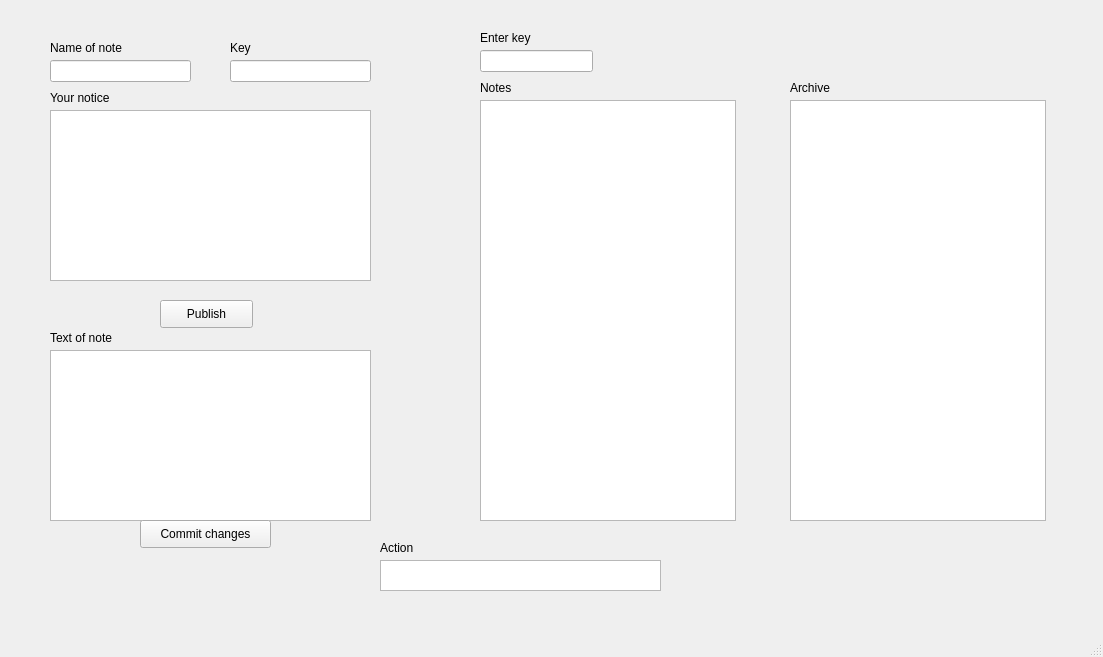
<?xml version="1.0" encoding="UTF-8"?>
<ui version="4.0">
 <class>MainWindow</class>
 <widget class="QMainWindow" name="MainWindow">
  <property name="geometry">
   <rect>
    <x>0</x>
    <y>0</y>
    <width>1103</width>
    <height>657</height>
   </rect>
  </property>
  <property name="windowTitle">
   <string>MainWindow</string>
  </property>
  <widget class="QWidget" name="centralwidget">
   <widget class="QTextEdit" name="EnterNotice">
    <property name="geometry">
     <rect>
      <x>50</x>
      <y>110</y>
      <width>321</width>
      <height>171</height>
     </rect>
    </property>
   </widget>
   <widget class="QLabel" name="YourNoticeLabel">
    <property name="geometry">
     <rect>
      <x>50</x>
      <y>90</y>
      <width>71</width>
      <height>16</height>
     </rect>
    </property>
    <property name="text">
     <string>Your notice</string>
    </property>
   </widget>
   <widget class="QPushButton" name="ButtonPublish">
    <property name="geometry">
     <rect>
      <x>160</x>
      <y>300</y>
      <width>93</width>
      <height>28</height>
     </rect>
    </property>
    <property name="text">
     <string>Publish</string>
    </property>
   </widget>
   <widget class="QLabel" name="NameOfMoteLabel">
    <property name="geometry">
     <rect>
      <x>50</x>
      <y>40</y>
      <width>101</width>
      <height>16</height>
     </rect>
    </property>
    <property name="text">
     <string>Name of note</string>
    </property>
   </widget>
   <widget class="QLabel" name="KeyLabel">
    <property name="geometry">
     <rect>
      <x>230</x>
      <y>40</y>
      <width>55</width>
      <height>16</height>
     </rect>
    </property>
    <property name="text">
     <string>Key</string>
    </property>
   </widget>
   <widget class="QLabel" name="NotesLabel">
    <property name="geometry">
     <rect>
      <x>480</x>
      <y>80</y>
      <width>55</width>
      <height>16</height>
     </rect>
    </property>
    <property name="text">
     <string>Notes</string>
    </property>
   </widget>
   <widget class="QListWidget" name="ListArchive">
    <property name="geometry">
     <rect>
      <x>790</x>
      <y>100</y>
      <width>256</width>
      <height>421</height>
     </rect>
    </property>
   </widget>
   <widget class="QLabel" name="ArchieLabel">
    <property name="geometry">
     <rect>
      <x>790</x>
      <y>80</y>
      <width>55</width>
      <height>16</height>
     </rect>
    </property>
    <property name="text">
     <string>Archive</string>
    </property>
   </widget>
   <widget class="QTextEdit" name="ShownNote">
    <property name="geometry">
     <rect>
      <x>50</x>
      <y>350</y>
      <width>321</width>
      <height>171</height>
     </rect>
    </property>
   </widget>
   <widget class="QLabel" name="TextOfNoteLabel">
    <property name="geometry">
     <rect>
      <x>50</x>
      <y>330</y>
      <width>91</width>
      <height>16</height>
     </rect>
    </property>
    <property name="text">
     <string>Text of note</string>
    </property>
   </widget>
   <widget class="QListWidget" name="ListNotes">
    <property name="geometry">
     <rect>
      <x>480</x>
      <y>100</y>
      <width>256</width>
      <height>421</height>
     </rect>
    </property>
   </widget>
   <widget class="QPushButton" name="ButtonCommit">
    <property name="geometry">
     <rect>
      <x>140</x>
      <y>520</y>
      <width>131</width>
      <height>28</height>
     </rect>
    </property>
    <property name="text">
     <string>Commit changes</string>
    </property>
   </widget>
   <widget class="QTextEdit" name="ActionText">
    <property name="geometry">
     <rect>
      <x>380</x>
      <y>560</y>
      <width>281</width>
      <height>31</height>
     </rect>
    </property>
   </widget>
   <widget class="QLabel" name="ActionLabel">
    <property name="geometry">
     <rect>
      <x>380</x>
      <y>540</y>
      <width>55</width>
      <height>16</height>
     </rect>
    </property>
    <property name="text">
     <string>Action</string>
    </property>
   </widget>
   <widget class="QLineEdit" name="EnterFilter">
    <property name="geometry">
     <rect>
      <x>480</x>
      <y>50</y>
      <width>113</width>
      <height>22</height>
     </rect>
    </property>
    <property name="text">
     <string/>
    </property>
   </widget>
   <widget class="QLabel" name="FilterLabel">
    <property name="geometry">
     <rect>
      <x>480</x>
      <y>30</y>
      <width>131</width>
      <height>16</height>
     </rect>
    </property>
    <property name="text">
     <string>Enter key</string>
    </property>
   </widget>
   <widget class="QLineEdit" name="EnterName">
    <property name="geometry">
     <rect>
      <x>50</x>
      <y>60</y>
      <width>141</width>
      <height>22</height>
     </rect>
    </property>
   </widget>
   <widget class="QLineEdit" name="EnterKey">
    <property name="geometry">
     <rect>
      <x>230</x>
      <y>60</y>
      <width>141</width>
      <height>22</height>
     </rect>
    </property>
   </widget>
  </widget>
  <widget class="QMenuBar" name="menubar">
   <property name="geometry">
    <rect>
     <x>0</x>
     <y>0</y>
     <width>1103</width>
     <height>26</height>
    </rect>
   </property>
  </widget>
  <widget class="QStatusBar" name="statusbar"/>
 </widget>
 <resources/>
 <connections/>
</ui>
